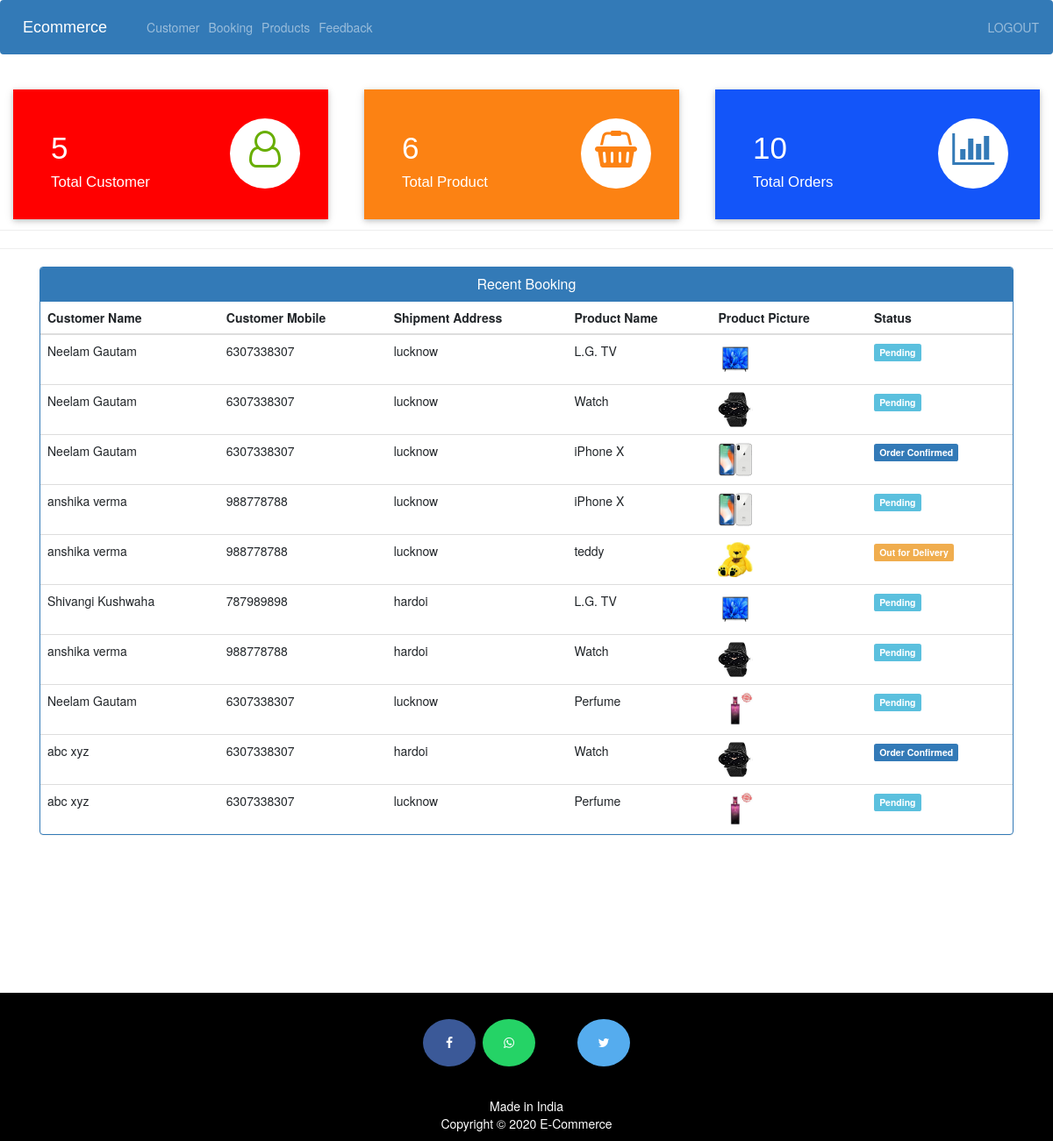
The app's page /admin-dashboard (signed in) with its own data.
### ecom/models.py (models this page shows, shortened)
class Customer(models.Model):
    user=models.OneToOneField(User,on_delete=models.CASCADE)
    profile_pic= models.ImageField(upload_to='profile_pic/CustomerProfilePic/',null=True,blank=True)
    address = models.CharField(max_length=40)
    mobile = models.CharField(max_length=20,null=False)
    @property
    def get_name(self):
        return self.user.first_name+" "+self.user.last_name

class Orders(models.Model):
    STATUS =(
        ('Pending','Pending'),
        ('Order Confirmed','Order Confirmed'),
        ('Out for Delivery','Out for Delivery'),
        ('Delivered','Delivered'),
    )
    customer=models.ForeignKey('Customer', on_delete=models.CASCADE,null=True)
    product=models.ForeignKey('Product',on_delete=models.CASCADE,null=True)
    email = models.CharField(max_length=50,null=True)
    address = models.CharField(max_length=500,null=True)
    mobile = models.CharField(max_length=20,null=True)
    order_date= models.DateField(auto_now_add=True,null=True)
    status=models.CharField(max_length=50,null=True,choices=STATUS)

class Product(models.Model):
    name=models.CharField(max_length=40)
    product_image= models.ImageField(upload_to='product_image/',null=True,blank=True)
    price = models.PositiveIntegerField()
    description=models.CharField(max_length=40)

### ecom/views.py (the view)
# urls.py: path('admin-dashboard', views.admin_dashboard_view,name='admin-dashboard'),
@login_required(login_url='adminlogin')
def admin_dashboard_view(request):
    customercount=models.Customer.objects.all().count()
    productcount=models.Product.objects.all().count()
    ordercount=models.Orders.objects.all().count()
    orders=models.Orders.objects.all()
    ordered_products=[]
    ordered_bys=[]
    for order in orders:
        ordered_product=models.Product.objects.all().filter(id=order.product.id)
        ordered_by=models.Customer.objects.all().filter(id = order.customer.id)
        ordered_products.append(ordered_product)
        ordered_bys.append(ordered_by)
    mydict={
    'customercount':customercount,
    'productcount':productcount,
    'ordercount':ordercount,
    'data':zip(ordered_products,ordered_bys,orders),
    }
    return render(request,'ecom/admin_dashboard.html',context=mydict)

### templates/ecom/admin_dashboard.html
{% extends 'ecom/admin_base.html' %}
{% load static %}
{% block content %}
<br>
{%include 'ecom/admin_dashboard_cards.html'%}
<br><br><br><br><br>
<hr><hr>
<div class="container" >
    <div class="panel panel-primary" >
      <div class="panel-heading" style="text-align:center;">
        <h6 class="panel-title">Recent Booking</h6>
      </div>
      <table class="table table-hover" id="dev-table">
        <thead>
          <tr>
            <th>Customer Name</th>
            <th>Customer Mobile</th>
            <th>Shipment Address</th>
            <th>Product Name</th>
            <th>Product Picture</th>
            <th>Status</th>
          </tr>
        </thead>
        {% for product,customer,order in data %}
        <tr>
          {% for c in customer %}
          <td> {{c.get_name}}</td>
          <td>{{c.mobile}}</td>
          <td>{{order.address}}</td>
          {% endfor %}
          {% for p in product %}
          <td> {{p.name}}</td>
          <td> <img src="{% static p.product_image.url %}" alt="Profile Pic" height="40px" width="40px" /></td>
          {% if order.status == 'Pending'%}
          <td> <span class="label label-info">{{order.status}}</span></td>
          {% elif order.status == 'Delivered' %}
          <td> <span class="label label-success">{{order.status}}</span></td>
          {% elif order.status == 'Out for Delivery' %}
          <td> <span class="label label-warning">{{order.status}}</span></td>
          {%else%}
            <td> <span class="label label-primary">{{order.status}}</span></td>
          {%endif%}
          {% endfor %}
        </tr>
        {% endfor %}
      </table>
  </div>
</div>
{% endblock content %}

### records on screen
Orders: address "lucknow", status "Pending"
Customer: get_name "Neelam Gautam", mobile "6307338307"
Product: name "L.G. TV", product_image (picture)
Orders: address "lucknow", status "Pending"
Product: name "Watch", product_image (picture)
Orders: address "lucknow", status "Order Confirmed"
Product: name "iPhone X", product_image (picture)
Orders: address "lucknow", status "Pending"
Customer: get_name "anshika verma", mobile "988778788"
Orders: address "lucknow", status "Out for Delivery"
Product: name "teddy", product_image (picture)
Orders: address "hardoi", status "Pending"
Customer: get_name "Shivangi Kushwaha", mobile "787989898"
Orders: address "hardoi", status "Pending"
Orders: address "lucknow", status "Pending"
Product: name "Perfume", product_image (picture)
Orders: address "hardoi", status "Order Confirmed"
Customer: get_name "abc xyz", mobile "6307338307"
Orders: address "lucknow", status "Pending"

### other values on screen
{{ customercount }} "5"
{{ productcount }} "6"
{{ ordercount }} "10"
